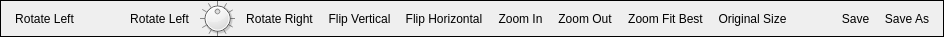
<?xml version="1.0" encoding="UTF-8"?>
<ui version="4.0">
 <class>ImageViewerControlerUI</class>
 <widget class="QWidget" name="ImageViewerControlerUI">
  <property name="geometry">
   <rect>
    <x>0</x>
    <y>0</y>
    <width>533</width>
    <height>50</height>
   </rect>
  </property>
  <property name="minimumSize">
   <size>
    <width>0</width>
    <height>22</height>
   </size>
  </property>
  <property name="maximumSize">
   <size>
    <width>16777215</width>
    <height>256</height>
   </size>
  </property>
  <property name="windowTitle">
   <string>Controler</string>
  </property>
  <property name="styleSheet">
   <string notr="true">QToolButton {
    background-color: transparent;
    border-color: transparent;
    border-style: solid;
}

QToolButton:hover {
   background-color: transparent;
}

QToolButton:pressed {
    background-color: transparent;
    padding-left: 5px;
    padding-top: 5px;
}</string>
  </property>
  <layout class="QVBoxLayout" name="verticalLayout">
   <property name="sizeConstraint">
    <enum>QLayout::SetFixedSize</enum>
   </property>
   <property name="leftMargin">
    <number>0</number>
   </property>
   <property name="topMargin">
    <number>0</number>
   </property>
   <property name="rightMargin">
    <number>0</number>
   </property>
   <property name="bottomMargin">
    <number>0</number>
   </property>
   <item>
    <widget class="QFrame" name="frame">
     <property name="sizePolicy">
      <sizepolicy hsizetype="Expanding" vsizetype="Expanding">
       <horstretch>0</horstretch>
       <verstretch>0</verstretch>
      </sizepolicy>
     </property>
     <property name="frameShape">
      <enum>QFrame::Panel</enum>
     </property>
     <property name="frameShadow">
      <enum>QFrame::Plain</enum>
     </property>
     <layout class="QHBoxLayout" name="horizontalLayout">
      <property name="sizeConstraint">
       <enum>QLayout::SetFixedSize</enum>
      </property>
      <property name="topMargin">
       <number>0</number>
      </property>
      <property name="bottomMargin">
       <number>0</number>
      </property>
      <item>
       <widget class="QToolButton" name="toolButtonPin">
        <property name="toolTip">
         <string>Rotate Left</string>
        </property>
        <property name="text">
         <string>Rotate Left</string>
        </property>
        <property name="icon">
         <iconset resource="imageviewer.qrc">
          <normaloff>:/resources/images/pin2.png</normaloff>:/resources/images/pin2.png</iconset>
        </property>
        <property name="iconSize">
         <size>
          <width>32</width>
          <height>32</height>
         </size>
        </property>
        <property name="checkable">
         <bool>true</bool>
        </property>
        <property name="autoRaise">
         <bool>true</bool>
        </property>
       </widget>
      </item>
      <item>
       <spacer name="horizontalSpacer_3">
        <property name="orientation">
         <enum>Qt::Horizontal</enum>
        </property>
        <property name="sizeHint" stdset="0">
         <size>
          <width>40</width>
          <height>20</height>
         </size>
        </property>
       </spacer>
      </item>
      <item>
       <widget class="QToolButton" name="toolButtonRotateLeft">
        <property name="toolTip">
         <string>Rotate Left</string>
        </property>
        <property name="text">
         <string>Rotate Left</string>
        </property>
        <property name="icon">
         <iconset resource="imageviewer.qrc">
          <normaloff>:/resources/images/rotate_left.png</normaloff>:/resources/images/rotate_left.png</iconset>
        </property>
        <property name="iconSize">
         <size>
          <width>32</width>
          <height>32</height>
         </size>
        </property>
        <property name="autoRaise">
         <bool>true</bool>
        </property>
       </widget>
      </item>
      <item>
       <widget class="QDial" name="dial">
        <property name="sizePolicy">
         <sizepolicy hsizetype="Fixed" vsizetype="Fixed">
          <horstretch>0</horstretch>
          <verstretch>0</verstretch>
         </sizepolicy>
        </property>
        <property name="maximumSize">
         <size>
          <width>35</width>
          <height>35</height>
         </size>
        </property>
        <property name="toolTip">
         <string>Rotate</string>
        </property>
        <property name="maximum">
         <number>360</number>
        </property>
        <property name="singleStep">
         <number>30</number>
        </property>
        <property name="pageStep">
         <number>30</number>
        </property>
        <property name="value">
         <number>180</number>
        </property>
        <property name="wrapping">
         <bool>true</bool>
        </property>
        <property name="notchesVisible">
         <bool>true</bool>
        </property>
       </widget>
      </item>
      <item>
       <widget class="QToolButton" name="toolButtonRotateRight">
        <property name="toolTip">
         <string>Rotate Right</string>
        </property>
        <property name="statusTip">
         <string>Rotate Right</string>
        </property>
        <property name="text">
         <string>Rotate Right</string>
        </property>
        <property name="icon">
         <iconset resource="imageviewer.qrc">
          <normaloff>:/resources/images/rotate_right.png</normaloff>:/resources/images/rotate_right.png</iconset>
        </property>
        <property name="iconSize">
         <size>
          <width>32</width>
          <height>32</height>
         </size>
        </property>
        <property name="autoRaise">
         <bool>true</bool>
        </property>
       </widget>
      </item>
      <item>
       <widget class="QToolButton" name="toolButtonFlipVertical">
        <property name="toolTip">
         <string>Flip Vertical</string>
        </property>
        <property name="text">
         <string>Flip Vertical</string>
        </property>
        <property name="icon">
         <iconset resource="imageviewer.qrc">
          <normaloff>:/resources/images/flip_vertical.png</normaloff>:/resources/images/flip_vertical.png</iconset>
        </property>
        <property name="iconSize">
         <size>
          <width>32</width>
          <height>32</height>
         </size>
        </property>
        <property name="autoRaise">
         <bool>true</bool>
        </property>
       </widget>
      </item>
      <item>
       <widget class="QToolButton" name="toolButtonFlipHorizontal">
        <property name="toolTip">
         <string>Flip Horizontal</string>
        </property>
        <property name="text">
         <string>Flip Horizontal</string>
        </property>
        <property name="icon">
         <iconset resource="imageviewer.qrc">
          <normaloff>:/resources/images/flip_horizontal.png</normaloff>:/resources/images/flip_horizontal.png</iconset>
        </property>
        <property name="iconSize">
         <size>
          <width>32</width>
          <height>32</height>
         </size>
        </property>
        <property name="autoRaise">
         <bool>true</bool>
        </property>
       </widget>
      </item>
      <item>
       <spacer name="horizontalSpacer">
        <property name="orientation">
         <enum>Qt::Horizontal</enum>
        </property>
        <property name="sizeHint" stdset="0">
         <size>
          <width>1</width>
          <height>20</height>
         </size>
        </property>
       </spacer>
      </item>
      <item>
       <widget class="QToolButton" name="toolButtonZoomIn">
        <property name="toolTip">
         <string>Zoom In</string>
        </property>
        <property name="text">
         <string>Zoom In</string>
        </property>
        <property name="icon">
         <iconset resource="imageviewer.qrc">
          <normaloff>:/resources/images/zoom_in.png</normaloff>:/resources/images/zoom_in.png</iconset>
        </property>
        <property name="iconSize">
         <size>
          <width>32</width>
          <height>32</height>
         </size>
        </property>
        <property name="autoRaise">
         <bool>true</bool>
        </property>
       </widget>
      </item>
      <item>
       <widget class="QToolButton" name="toolButtonZoomOut">
        <property name="toolTip">
         <string>Zoom Out</string>
        </property>
        <property name="text">
         <string>Zoom Out</string>
        </property>
        <property name="icon">
         <iconset resource="imageviewer.qrc">
          <normaloff>:/resources/images/zoom_out.png</normaloff>:/resources/images/zoom_out.png</iconset>
        </property>
        <property name="iconSize">
         <size>
          <width>32</width>
          <height>32</height>
         </size>
        </property>
        <property name="autoRaise">
         <bool>true</bool>
        </property>
       </widget>
      </item>
      <item>
       <widget class="QToolButton" name="toolButtonZoomFitBest">
        <property name="toolTip">
         <string>Zoom Fit Best</string>
        </property>
        <property name="text">
         <string>Zoom Fit Best</string>
        </property>
        <property name="icon">
         <iconset resource="imageviewer.qrc">
          <normaloff>:/resources/images/zoom_fit_best.png</normaloff>:/resources/images/zoom_fit_best.png</iconset>
        </property>
        <property name="iconSize">
         <size>
          <width>32</width>
          <height>32</height>
         </size>
        </property>
        <property name="autoRaise">
         <bool>true</bool>
        </property>
       </widget>
      </item>
      <item>
       <widget class="QToolButton" name="toolButtonZoomOriginal">
        <property name="toolTip">
         <string>Original Size</string>
        </property>
        <property name="text">
         <string>Original Size</string>
        </property>
        <property name="icon">
         <iconset resource="imageviewer.qrc">
          <normaloff>:/resources/images/zoom_original.png</normaloff>:/resources/images/zoom_original.png</iconset>
        </property>
        <property name="iconSize">
         <size>
          <width>32</width>
          <height>32</height>
         </size>
        </property>
        <property name="autoRaise">
         <bool>true</bool>
        </property>
       </widget>
      </item>
      <item>
       <spacer name="horizontalSpacer_2">
        <property name="orientation">
         <enum>Qt::Horizontal</enum>
        </property>
        <property name="sizeHint" stdset="0">
         <size>
          <width>40</width>
          <height>20</height>
         </size>
        </property>
       </spacer>
      </item>
      <item>
       <widget class="QToolButton" name="toolButtonSave">
        <property name="toolTip">
         <string>Save Image</string>
        </property>
        <property name="text">
         <string>Save</string>
        </property>
        <property name="icon">
         <iconset resource="imageviewer.qrc">
          <normaloff>:/resources/images/save.png</normaloff>:/resources/images/save.png</iconset>
        </property>
        <property name="iconSize">
         <size>
          <width>32</width>
          <height>32</height>
         </size>
        </property>
        <property name="autoRaise">
         <bool>true</bool>
        </property>
       </widget>
      </item>
      <item>
       <widget class="QToolButton" name="toolButtonSaveAs">
        <property name="toolTip">
         <string>Save Image As</string>
        </property>
        <property name="text">
         <string>Save As</string>
        </property>
        <property name="icon">
         <iconset resource="imageviewer.qrc">
          <normaloff>:/resources/images/filesaveas.png</normaloff>:/resources/images/filesaveas.png</iconset>
        </property>
        <property name="iconSize">
         <size>
          <width>32</width>
          <height>32</height>
         </size>
        </property>
        <property name="autoRaise">
         <bool>true</bool>
        </property>
       </widget>
      </item>
     </layout>
    </widget>
   </item>
  </layout>
 </widget>
 <resources>
  <include location="imageviewer.qrc"/>
 </resources>
 <connections/>
</ui>
